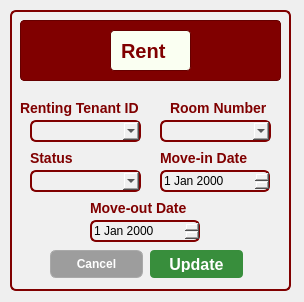
<?xml version="1.0" encoding="UTF-8"?>
<ui version="4.0">
 <class>Dialog</class>
 <widget class="QDialog" name="Dialog">
  <property name="geometry">
   <rect>
    <x>0</x>
    <y>0</y>
    <width>304</width>
    <height>302</height>
   </rect>
  </property>
  <property name="windowTitle">
   <string>Dialog</string>
  </property>
  <widget class="QFrame" name="frame">
   <property name="geometry">
    <rect>
     <x>10</x>
     <y>10</y>
     <width>281</width>
     <height>281</height>
    </rect>
   </property>
   <property name="styleSheet">
    <string notr="true">background-color: rgb(240, 240, 240);
border: 2px solid #800000;
border-radius: 6px;
</string>
   </property>
   <property name="frameShape">
    <enum>QFrame::StyledPanel</enum>
   </property>
   <property name="frameShadow">
    <enum>QFrame::Raised</enum>
   </property>
   <widget class="QFrame" name="frame_3">
    <property name="geometry">
     <rect>
      <x>10</x>
      <y>10</y>
      <width>261</width>
      <height>61</height>
     </rect>
    </property>
    <property name="styleSheet">
     <string notr="true">background-color: #800000;  /* Maroon background */
                border: 1px solid #660000;  /* Darker maroon border */
                border-radius: 4px;
                padding: 5px;
                font-family: 'Times New Roman', serif;  /* Formal font */
                font-size: 14px;
                color: white;</string>
    </property>
    <property name="frameShape">
     <enum>QFrame::StyledPanel</enum>
    </property>
    <property name="frameShadow">
     <enum>QFrame::Raised</enum>
    </property>
    <widget class="QLabel" name="label_2">
     <property name="geometry">
      <rect>
       <x>90</x>
       <y>10</y>
       <width>81</width>
       <height>41</height>
      </rect>
     </property>
     <property name="styleSheet">
      <string notr="true">background-color: rgb(250, 255, 242);
border: 1px solid #660000;
border-radius: 4px;
padding: 5px;
font-family: 'Cal Sans', sans-serif;
font-weight: 700;
font-style: normal;
font-size: 20px;
color: #800000;
text-align: center;
vertical-align: middle;

</string>
     </property>
     <property name="text">
      <string>Rent</string>
     </property>
    </widget>
   </widget>
   <widget class="QPushButton" name="UpdatepushButton">
    <property name="geometry">
     <rect>
      <x>140</x>
      <y>240</y>
      <width>93</width>
      <height>28</height>
     </rect>
    </property>
    <property name="styleSheet">
     <string notr="true">background-color: #388E3C; /* Darker green */
color: white;
font-family: &quot;Cal Sans&quot;, sans-serif;
font-weight: 700; /* Bold */
font-size: 16px;
border: none;
border-radius: 4px;
padding: 6px 12px;
</string>
    </property>
    <property name="text">
     <string>Update</string>
    </property>
   </widget>
   <widget class="QPushButton" name="CancelpushButton">
    <property name="geometry">
     <rect>
      <x>40</x>
      <y>240</y>
      <width>93</width>
      <height>28</height>
     </rect>
    </property>
    <property name="styleSheet">
     <string notr="true">background: rgb(157, 157, 157);
color: white;
font-family: 'Cal Sans', sans-serif;
font-weight: 500;
font-style: normal;
font-size: 12px;
border: 1px solid rgb(169, 169, 169);
</string>
    </property>
    <property name="text">
     <string>Cancel</string>
    </property>
   </widget>
   <widget class="QComboBox" name="MoveStatuscomboBox">
    <property name="geometry">
     <rect>
      <x>20</x>
      <y>160</y>
      <width>111</width>
      <height>22</height>
     </rect>
    </property>
   </widget>
   <widget class="QDateEdit" name="MoveInDateEdit">
    <property name="geometry">
     <rect>
      <x>150</x>
      <y>160</y>
      <width>110</width>
      <height>22</height>
     </rect>
    </property>
   </widget>
   <widget class="QLabel" name="label_10">
    <property name="geometry">
     <rect>
      <x>20</x>
      <y>140</y>
      <width>111</width>
      <height>16</height>
     </rect>
    </property>
    <property name="styleSheet">
     <string notr="true">background: none;
    border: none;
    color: #800000;
    font-family: 'Cal Sans', sans-serif;
    font-weight: 700;
    font-style: normal;
    font-size: 14px;</string>
    </property>
    <property name="text">
     <string>Status</string>
    </property>
   </widget>
   <widget class="QComboBox" name="RentingTenantIDComboBox">
    <property name="geometry">
     <rect>
      <x>20</x>
      <y>110</y>
      <width>111</width>
      <height>22</height>
     </rect>
    </property>
   </widget>
   <widget class="QLabel" name="label_5">
    <property name="geometry">
     <rect>
      <x>150</x>
      <y>140</y>
      <width>111</width>
      <height>16</height>
     </rect>
    </property>
    <property name="styleSheet">
     <string notr="true">background: none;
    border: none;
    color: #800000;
    font-family: 'Cal Sans', sans-serif;
    font-weight: 700;
    font-style: normal;
    font-size: 14px;</string>
    </property>
    <property name="text">
     <string>Move-in Date</string>
    </property>
   </widget>
   <widget class="QLabel" name="label_4">
    <property name="geometry">
     <rect>
      <x>10</x>
      <y>90</y>
      <width>131</width>
      <height>16</height>
     </rect>
    </property>
    <property name="styleSheet">
     <string notr="true">background: none;
    border: none;
    color: #800000;
    font-family: 'Cal Sans', sans-serif;
    font-weight: 700;
    font-style: normal;
    font-size: 14px;</string>
    </property>
    <property name="text">
     <string>Renting Tenant ID</string>
    </property>
   </widget>
   <widget class="QComboBox" name="RoomNumberComboBox">
    <property name="geometry">
     <rect>
      <x>150</x>
      <y>110</y>
      <width>111</width>
      <height>22</height>
     </rect>
    </property>
   </widget>
   <widget class="QLabel" name="label_3">
    <property name="geometry">
     <rect>
      <x>160</x>
      <y>90</y>
      <width>101</width>
      <height>16</height>
     </rect>
    </property>
    <property name="styleSheet">
     <string notr="true">background: none;
    border: none;
    color: #800000;
    font-family: 'Cal Sans', sans-serif;
    font-weight: 700;
    font-style: normal;
    font-size: 14px;</string>
    </property>
    <property name="text">
     <string>Room Number</string>
    </property>
   </widget>
   <widget class="QDateEdit" name="MoveOutDateEdit">
    <property name="geometry">
     <rect>
      <x>80</x>
      <y>210</y>
      <width>110</width>
      <height>22</height>
     </rect>
    </property>
   </widget>
   <widget class="QLabel" name="label_6">
    <property name="geometry">
     <rect>
      <x>80</x>
      <y>190</y>
      <width>111</width>
      <height>16</height>
     </rect>
    </property>
    <property name="styleSheet">
     <string notr="true">background: none;
    border: none;
    color: #800000;
    font-family: 'Cal Sans', sans-serif;
    font-weight: 700;
    font-style: normal;
    font-size: 14px;</string>
    </property>
    <property name="text">
     <string>Move-out Date</string>
    </property>
   </widget>
  </widget>
 </widget>
 <resources/>
 <connections/>
</ui>
